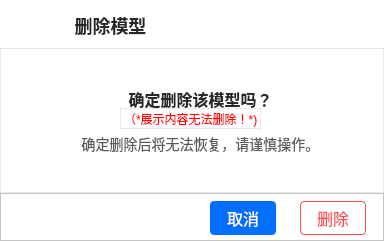
                    <widget class="QWidget" name="delete_dialog" native="true">
                     <property name="geometry">
                      <rect>
                       <x>1170</x>
                       <y>240</y>
                       <width>384</width>
                       <height>241</height>
                      </rect>
                     </property>
                     <property name="styleSheet">
                      <string notr="true">background-color:white</string>
                     </property>
                     <layout class="QVBoxLayout" name="verticalLayout_13" stretch="1,3,1">
                      <property name="spacing">
                       <number>0</number>
                      </property>
                      <property name="leftMargin">
                       <number>0</number>
                      </property>
                      <property name="topMargin">
                       <number>0</number>
                      </property>
                      <property name="rightMargin">
                       <number>0</number>
                      </property>
                      <property name="bottomMargin">
                       <number>0</number>
                      </property>
                      <item>
                       <widget class="QWidget" name="widget_24" native="true">
                        <widget class="QToolButton" name="deletecolsebtn">
                         <property name="geometry">
                          <rect>
                           <x>350</x>
                           <y>0</y>
                           <width>30</width>
                           <height>30</height>
                          </rect>
                         </property>
                         <property name="minimumSize">
                          <size>
                           <width>30</width>
                           <height>30</height>
                          </size>
                         </property>
                         <property name="maximumSize">
                          <size>
                           <width>30</width>
                           <height>30</height>
                          </size>
                         </property>
                         <property name="cursor">
                          <cursorShape>PointingHandCursor</cursorShape>
                         </property>
                         <property name="toolTip">
                          <string>关闭</string>
                         </property>
                         <property name="styleSheet">
                          <string notr="true">QToolButton:hover{
	background-color:transparent;
	background-image: url(:/twoDdisplay/closehover);
    border:0px;}

QToolButton {
	background-color:transparent;
	background-image: url(:/twoDdisplay/close);
    border:0px;
}

</string>
                         </property>
                         <property name="text">
                          <string/>
                         </property>
                        </widget>
                        <widget class="QLabel" name="label_48">
                         <property name="geometry">
                          <rect>
                           <x>60</x>
                           <y>10</y>
                           <width>101</width>
                           <height>31</height>
                          </rect>
                         </property>
                         <property name="styleSheet">
                          <string notr="true">font-size: 18px;
font-family: PingFangSC-Regular, PingFang SC;
font-weight: 500;
color: #262626;</string>
                         </property>
                         <property name="text">
                          <string>删除模型</string>
                         </property>
                         <property name="alignment">
                          <set>Qt::AlignCenter</set>
                         </property>
                        </widget>
                        <widget class="QLabel" name="label_49">
                         <property name="geometry">
                          <rect>
                           <x>20</x>
                           <y>10</y>
                           <width>31</width>
                           <height>31</height>
                          </rect>
                         </property>
                         <property name="text">
                          <string/>
                         </property>
                         <property name="pixmap">
                          <pixmap resource="twoDdisplay.qrc">:/twoDdisplay/deleteicon</pixmap>
                         </property>
                        </widget>
                       </widget>
                      </item>
                      <item>
                       <widget class="QWidget" name="widget_25" native="true">
                        <property name="styleSheet">
                         <string notr="true">border:1px solid rgba(38,38,38,0.1000)</string>
                        </property>
                        <widget class="QLabel" name="label_50">
                         <property name="geometry">
                          <rect>
                           <x>70</x>
                           <y>30</y>
                           <width>261</width>
                           <height>41</height>
                          </rect>
                         </property>
                         <property name="styleSheet">
                          <string notr="true">font-size: 16px;
font-family: PingFangSC-Medium, PingFang SC;
font-weight: 500;
color: rgba(0,0,0,0.8500);
border:none;</string>
                         </property>
                         <property name="text">
                          <string>确定删除该模型吗？</string>
                         </property>
                         <property name="alignment">
                          <set>Qt::AlignCenter</set>
                         </property>
                        </widget>
                        <widget class="QLabel" name="label_51">
                         <property name="geometry">
                          <rect>
                           <x>70</x>
                           <y>80</y>
                           <width>261</width>
                           <height>31</height>
                          </rect>
                         </property>
                         <property name="styleSheet">
                          <string notr="true">font-size: 14px;
font-family: PingFangSC-Regular, PingFang SC;
font-weight: 400;
color: rgba(0,0,0,0.6500);
border:none;</string>
                         </property>
                         <property name="text">
                          <string>确定删除后将无法恢复，请谨慎操作。</string>
                         </property>
                         <property name="alignment">
                          <set>Qt::AlignCenter</set>
                         </property>
                        </widget>
                        <widget class="QLabel" name="label_2">
                         <property name="geometry">
                          <rect>
                           <x>120</x>
                           <y>60</y>
                           <width>141</width>
                           <height>21</height>
                          </rect>
                         </property>
                         <property name="styleSheet">
                          <string notr="true">color:red</string>
                         </property>
                         <property name="text">
                          <string>（*展示内容无法删除！*)</string>
                         </property>
                        </widget>
                       </widget>
                      </item>
                      <item>
                       <widget class="QFrame" name="frame_5">
                        <property name="frameShape">
                         <enum>QFrame::StyledPanel</enum>
                        </property>
                        <property name="frameShadow">
                         <enum>QFrame::Raised</enum>
                        </property>
                        <widget class="QToolButton" name="deleteCancel">
                         <property name="geometry">
                          <rect>
                           <x>210</x>
                           <y>8</y>
                           <width>66</width>
                           <height>34</height>
                          </rect>
                         </property>
                         <property name="minimumSize">
                          <size>
                           <width>66</width>
                           <height>34</height>
                          </size>
                         </property>
                         <property name="maximumSize">
                          <size>
                           <width>66</width>
                           <height>34</height>
                          </size>
                         </property>
                         <property name="cursor">
                          <cursorShape>PointingHandCursor</cursorShape>
                         </property>
                         <property name="styleSheet">
                          <string notr="true">font-size: 16px;
font-family: PingFangSC-Regular, PingFang SC;
font-weight: 400;
color: #ffffff;
background: #006FFE;
border-radius: 4px;
</string>
                         </property>
                         <property name="text">
                          <string>取消</string>
                         </property>
                        </widget>
                        <widget class="QToolButton" name="deleteOK">
                         <property name="geometry">
                          <rect>
                           <x>300</x>
                           <y>8</y>
                           <width>66</width>
                           <height>34</height>
                          </rect>
                         </property>
                         <property name="minimumSize">
                          <size>
                           <width>66</width>
                           <height>34</height>
                          </size>
                         </property>
                         <property name="maximumSize">
                          <size>
                           <width>66</width>
                           <height>34</height>
                          </size>
                         </property>
                         <property name="cursor">
                          <cursorShape>PointingHandCursor</cursorShape>
                         </property>
                         <property name="styleSheet">
                          <string notr="true">font-size: 16px;
font-family: PingFangSC-Regular, PingFang SC;
font-weight: 400;
color: #FF4D4F;
background: #FFFFFF;
border-radius: 4px;
border: 1px solid #FF4D4F;</string>
                         </property>
                         <property name="text">
                          <string>删除</string>
                         </property>
                        </widget>
                       </widget>
                      </item>
                     </layout>
                    </widget>
